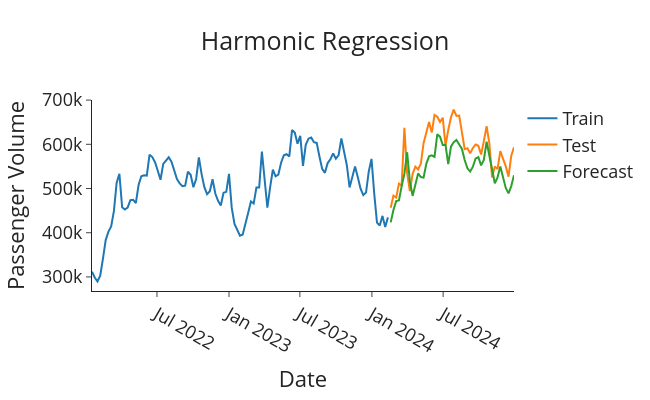

Notebook code for this chart:
### Code cell
def plot_forecasts(forecasts: list[float], title: str) -> None:
    """Function to plot the forecasts."""
    fig = go.Figure()
    fig.add_trace(go.Scatter(x=train['datetime'], y=train['total_passenger_throughput'], name='Train'))
    fig.add_trace(go.Scatter(x=test['datetime'], y=test['total_passenger_throughput'], name='Test'))
    fig.add_trace(go.Scatter(x=test['datetime'], y=forecasts, name='Forecast'))
    fig.update_layout(template="simple_white", font=dict(size=18), title_text=title,
                      width=650, title_x=0.5, height=400, xaxis_title='Date',
                      yaxis_title='Passenger Volume')

    return fig.show()


# Plot the forecasts
plot_forecasts(forecasts, 'Harmonic Regression')
